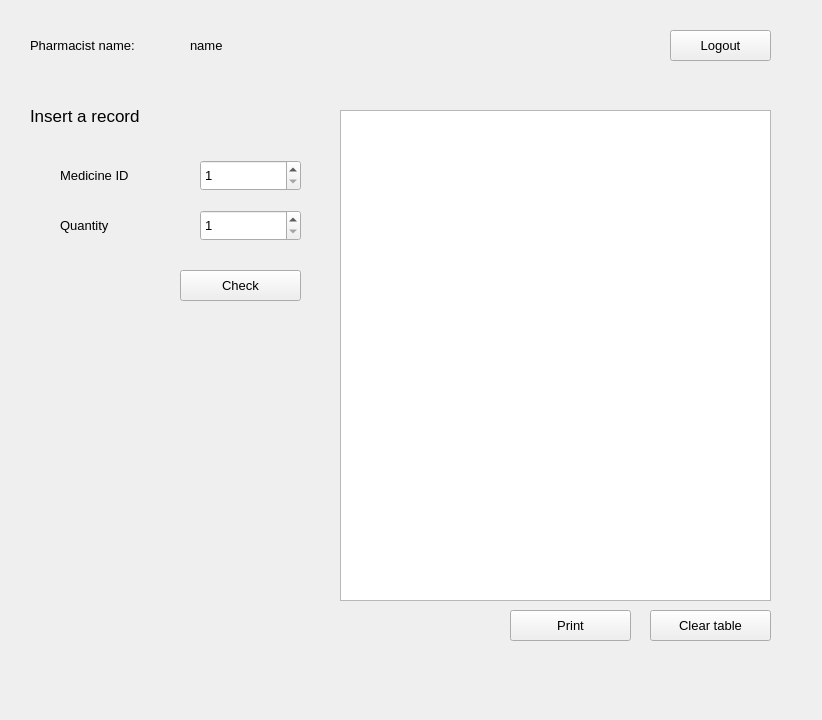
<?xml version="1.0" encoding="UTF-8"?>
<ui version="4.0">
 <class>pharmacist_window</class>
 <widget class="QWidget" name="pharmacist_window">
  <property name="geometry">
   <rect>
    <x>0</x>
    <y>0</y>
    <width>822</width>
    <height>720</height>
   </rect>
  </property>
  <property name="windowTitle">
   <string>Form</string>
  </property>
  <widget class="QLabel" name="label_3">
   <property name="geometry">
    <rect>
     <x>60</x>
     <y>210</y>
     <width>91</width>
     <height>31</height>
    </rect>
   </property>
   <property name="font">
    <font>
     <pointsize>10</pointsize>
    </font>
   </property>
   <property name="text">
    <string>Quantity</string>
   </property>
  </widget>
  <widget class="QPushButton" name="logout">
   <property name="geometry">
    <rect>
     <x>670</x>
     <y>30</y>
     <width>101</width>
     <height>31</height>
    </rect>
   </property>
   <property name="font">
    <font>
     <pointsize>10</pointsize>
    </font>
   </property>
   <property name="text">
    <string>Logout</string>
   </property>
  </widget>
  <widget class="QSpinBox" name="md_quantity">
   <property name="geometry">
    <rect>
     <x>200</x>
     <y>210</y>
     <width>101</width>
     <height>31</height>
    </rect>
   </property>
   <property name="font">
    <font>
     <pointsize>10</pointsize>
    </font>
   </property>
   <property name="minimum">
    <number>1</number>
   </property>
   <property name="maximum">
    <number>200</number>
   </property>
  </widget>
  <widget class="QTableWidget" name="total_table">
   <property name="geometry">
    <rect>
     <x>340</x>
     <y>110</y>
     <width>431</width>
     <height>491</height>
    </rect>
   </property>
   <property name="font">
    <font>
     <pointsize>10</pointsize>
    </font>
   </property>
  </widget>
  <widget class="QLabel" name="label_5">
   <property name="geometry">
    <rect>
     <x>190</x>
     <y>30</y>
     <width>141</width>
     <height>31</height>
    </rect>
   </property>
   <property name="font">
    <font>
     <pointsize>10</pointsize>
    </font>
   </property>
   <property name="text">
    <string>name</string>
   </property>
  </widget>
  <widget class="QSpinBox" name="md_id">
   <property name="geometry">
    <rect>
     <x>200</x>
     <y>160</y>
     <width>101</width>
     <height>31</height>
    </rect>
   </property>
   <property name="font">
    <font>
     <pointsize>10</pointsize>
    </font>
   </property>
   <property name="minimum">
    <number>1</number>
   </property>
   <property name="maximum">
    <number>200</number>
   </property>
  </widget>
  <widget class="QLabel" name="label">
   <property name="geometry">
    <rect>
     <x>30</x>
     <y>100</y>
     <width>221</width>
     <height>31</height>
    </rect>
   </property>
   <property name="font">
    <font>
     <pointsize>13</pointsize>
    </font>
   </property>
   <property name="text">
    <string>Insert a record</string>
   </property>
  </widget>
  <widget class="QPushButton" name="check">
   <property name="geometry">
    <rect>
     <x>180</x>
     <y>270</y>
     <width>121</width>
     <height>31</height>
    </rect>
   </property>
   <property name="font">
    <font>
     <pointsize>10</pointsize>
    </font>
   </property>
   <property name="text">
    <string>Check</string>
   </property>
  </widget>
  <widget class="QLabel" name="label_4">
   <property name="geometry">
    <rect>
     <x>30</x>
     <y>30</y>
     <width>141</width>
     <height>31</height>
    </rect>
   </property>
   <property name="font">
    <font>
     <pointsize>10</pointsize>
    </font>
   </property>
   <property name="text">
    <string>Pharmacist name:</string>
   </property>
  </widget>
  <widget class="QLabel" name="label_2">
   <property name="geometry">
    <rect>
     <x>60</x>
     <y>160</y>
     <width>91</width>
     <height>31</height>
    </rect>
   </property>
   <property name="font">
    <font>
     <pointsize>10</pointsize>
    </font>
   </property>
   <property name="text">
    <string>Medicine ID</string>
   </property>
  </widget>
  <widget class="QPushButton" name="clear_table">
   <property name="geometry">
    <rect>
     <x>650</x>
     <y>610</y>
     <width>121</width>
     <height>31</height>
    </rect>
   </property>
   <property name="font">
    <font>
     <pointsize>10</pointsize>
    </font>
   </property>
   <property name="text">
    <string>Clear table</string>
   </property>
  </widget>
  <widget class="QPushButton" name="print">
   <property name="geometry">
    <rect>
     <x>510</x>
     <y>610</y>
     <width>121</width>
     <height>31</height>
    </rect>
   </property>
   <property name="font">
    <font>
     <pointsize>10</pointsize>
    </font>
   </property>
   <property name="text">
    <string>Print</string>
   </property>
  </widget>
 </widget>
 <resources/>
 <connections/>
</ui>
